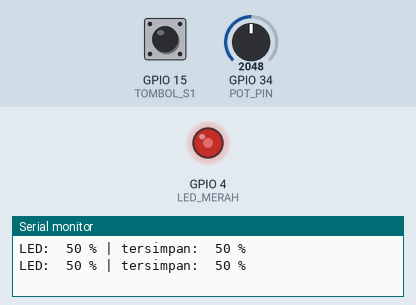
Recording of a sketch running on a simulated ESP32. Shown: output pins drawn as LEDs (lit = HIGH), the last lines printed to the serial monitor. Inputs (shaded band) come from the test bench; at power-on: GPIO 34 (POT_PIN) = 2048, GPIO 15 (TOMBOL_S1) LOW. EEPROM starts erased.

Above: at 2.2 s.
2.3 s: GPIO 34 (POT_PIN) set to 2192
3.8 s: GPIO 34 (POT_PIN) set to 2279
At 5.0 s:
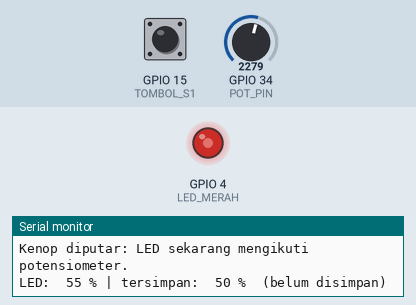
5.3 s: GPIO 34 (POT_PIN) set to 4038
At 6.4 s:
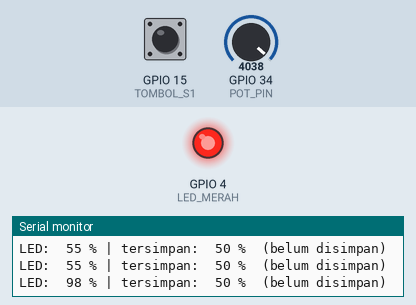
6.8 s: GPIO 34 (POT_PIN) set to 4095
At 7.6 s:
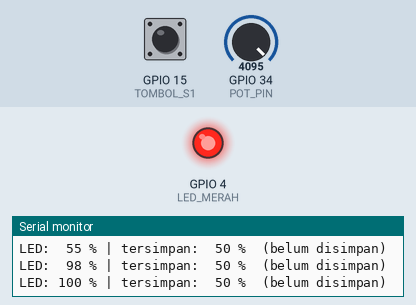
9.5 s: GPIO 34 (POT_PIN) set to 60
At 9.8 s:
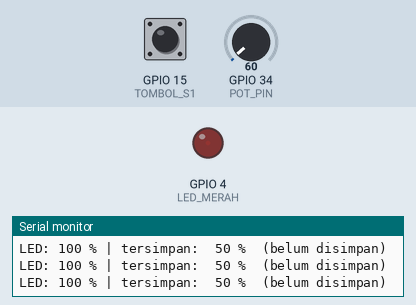
Timing chart, 0 to 12.5 s (numbered marks = the images above; inputs shaded):
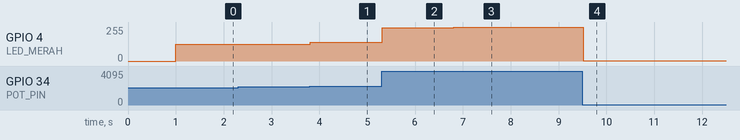

The sketch:

p4_kecerahan_tersimpan.ino
```cpp
/*
 * BAB 39 - Program 4: Kecerahan LED Tersimpan
 * Putar potensiometer untuk mengatur kecerahan LED merah, lalu tekan S1
 * untuk menyimpannya ke NVS. Saat ESP32 menyala lagi, LED memakai
 * kecerahan tersimpan sampai kenop diputar.
 *
 * Rangkaian (header kit → pin ESP32):
 *   VR10K (potensiometer) → IO34
 *   SW1 (tombol S1)       → IO15
 *   LED1 (merah)          → IO4
 * Alat uji: Serial Monitor, baud 115200
 */

#include <Preferences.h>

#define POT_PIN   34
#define TOMBOL_S1 15
#define LED_MERAH 4

const uint32_t FREKUENSI = 5000;  // PWM 5 kHz (BAB 12)
const uint8_t  RESOLUSI  = 8;     // 8 bit → duty 0-255

const int AMBANG_GESER = 5;       // kenop dianggap diputar kalau bergeser >= 5 %
const unsigned long WAKTU_DEBOUNCE = 50;

// Timer non-blocking (pola BAB 16)
struct Timer {
  unsigned long interval;
  unsigned long waktuLalu;

  bool sudahWaktunya(unsigned long sekarang) {
    if (sekarang - waktuLalu >= interval) {
      waktuLalu = sekarang;
      return true;
    }
    return false;
  }
};

Timer timerKenop   = {50, 0};    // baca kenop setiap 50 ms
Timer timerLaporan = {1000, 0};  // laporan ke Serial Monitor setiap 1 detik

Preferences prefs;

int kecerahanTersimpan = 50;  // persen; diisi dari NVS di setup()
int persenAwal = 0;           // posisi kenop saat ESP32 menyala
bool ikutiKenop = false;      // false: LED masih memakai nilai tersimpan
int persenAktif = 0;          // kecerahan LED saat ini (persen)

// Variabel debounce tombol S1 (pola BAB 9)
int bacaanSebelumnya = LOW;
int statusStabil = LOW;
unsigned long waktuBerubah = 0;

// Posisi kenop dalam persen (0-100), dirata-rata 8 kali supaya lebih tenang
int bacaKenopPersen() {
  long total = 0;
  for (int i = 0; i < 8; i++) {
    total = total + analogRead(POT_PIN);
  }
  return map(total / 8, 0, 4095, 0, 100);
}

void aturLed(int persen) {
  ledcWrite(LED_MERAH, map(persen, 0, 100, 0, 255));
}

// Simpan atas perintah + tulis saat berubah
void simpanKecerahan() {
  if (persenAktif == kecerahanTersimpan) {
    Serial.printf("S1 ditekan: %d %% sudah tersimpan, tidak perlu menulis ke flash.\n", persenAktif);
    return;
  }
  prefs.begin("peredup", false);
  size_t tertulis = prefs.putUChar("kecerahan", (uint8_t)persenAktif);
  prefs.end();

  if (tertulis > 0) {
    kecerahanTersimpan = persenAktif;
    Serial.printf("S1 ditekan: kecerahan %d %% disimpan ke NVS.\n", persenAktif);
  } else {
    Serial.println("Gagal menyimpan ke NVS!");
  }
}

void setup() {
  Serial.begin(115200);
  pinMode(TOMBOL_S1, INPUT);   // tombol kit punya pull-down 10 kΩ: ditekan = HIGH
  delay(1000);

  Serial.println();
  Serial.println("BAB 39 - Program 4: Kecerahan LED Tersimpan");

  if (!ledcAttach(LED_MERAH, FREKUENSI, RESOLUSI)) {
    Serial.println("Gagal mengatur PWM di IO4!");
    while (true) {
      delay(1000);
    }
  }

  prefs.begin("peredup", false);   // baca-tulis: namespace dibuat kalau belum ada
  kecerahanTersimpan = prefs.getUChar("kecerahan", 50);  // 50 % kalau belum pernah disimpan
  prefs.end();
  if (kecerahanTersimpan > 100) {
    kecerahanTersimpan = 100;      // jaga-jaga kalau isinya tidak masuk akal
  }

  persenAwal = bacaKenopPersen();
  persenAktif = kecerahanTersimpan;
  aturLed(persenAktif);

  Serial.printf("Kecerahan tersimpan: %d %%\n", kecerahanTersimpan);
  Serial.println("Putar potensiometer untuk mengubah, tekan S1 untuk menyimpan.");
}

void loop() {
  unsigned long sekarang = millis();

  // 1. Baca kenop setiap 50 ms
  if (timerKenop.sudahWaktunya(sekarang)) {
    int persenKenop = bacaKenopPersen();
    if (!ikutiKenop && abs(persenKenop - persenAwal) >= AMBANG_GESER) {
      ikutiKenop = true;           // kenop sudah diputar: mulai sekarang LED ikut kenop
      Serial.println("Kenop diputar: LED sekarang mengikuti potensiometer.");
    }
    if (ikutiKenop) {
      persenAktif = persenKenop;
      aturLed(persenAktif);
    }
  }

  // 2. Tombol S1 dengan debounce: simpan kecerahan saat ditekan
  int bacaan = digitalRead(TOMBOL_S1);
  if (bacaan != bacaanSebelumnya) {
    waktuBerubah = sekarang;
    bacaanSebelumnya = bacaan;
  }
  if ((sekarang - waktuBerubah) > WAKTU_DEBOUNCE && bacaan != statusStabil) {
    statusStabil = bacaan;
    if (statusStabil == HIGH) {
      simpanKecerahan();
    }
  }

  // 3. Laporan setiap 1 detik
  if (timerLaporan.sudahWaktunya(sekarang)) {
    Serial.printf("LED: %3d %% | tersimpan: %3d %%%s\n", persenAktif, kecerahanTersimpan,
                  (persenAktif != kecerahanTersimpan) ? "  (belum disimpan)" : "");
  }
}
```

Measured:
- after the input at 3.8 s, GPIO 4 (LED_MERAH): 127/255 → 139/255 at once
- after the input at 5.3 s, GPIO 4 (LED_MERAH): 139/255 → 248/255 at once
- after the input at 6.8 s, GPIO 4 (LED_MERAH): 248/255 → 255/255 at once
- after the input at 9.5 s, GPIO 4 (LED_MERAH): 255/255 → 2/255 at once
